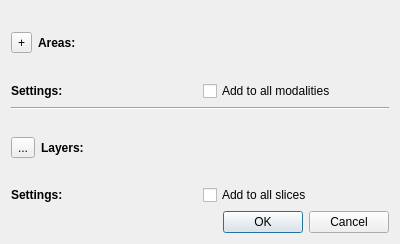
<?xml version="1.0" encoding="UTF-8"?>
<ui version="4.0">
 <class>AnnotationDialog</class>
 <widget class="QDialog" name="AnnotationDialog">
  <property name="geometry">
   <rect>
    <x>0</x>
    <y>0</y>
    <width>400</width>
    <height>244</height>
   </rect>
  </property>
  <property name="windowTitle">
   <string>Dialog</string>
  </property>
  <layout class="QVBoxLayout" name="verticalLayout">
   <item>
    <layout class="QHBoxLayout" name="labelLayoutAreas">
     <item>
      <widget class="QToolButton" name="addAreaTypeButton">
       <property name="text">
        <string>+</string>
       </property>
       <property name="icon">
        <iconset resource="resources.qrc">
         <normaloff>:/icons/icons/baseline-add_circle-24px.svg</normaloff>:/icons/icons/baseline-add_circle-24px.svg</iconset>
       </property>
       <property name="iconSize">
        <size>
         <width>24</width>
         <height>24</height>
        </size>
       </property>
      </widget>
     </item>
     <item>
      <widget class="QLabel" name="areaLabel">
       <property name="font">
        <font>
         <weight>75</weight>
         <bold>true</bold>
        </font>
       </property>
       <property name="text">
        <string>Areas:</string>
       </property>
      </widget>
     </item>
    </layout>
   </item>
   <item>
    <layout class="QVBoxLayout" name="areaLayout"/>
   </item>
   <item>
    <layout class="QHBoxLayout" name="horizontalLayout">
     <item>
      <widget class="QLabel" name="label">
       <property name="font">
        <font>
         <weight>75</weight>
         <bold>true</bold>
        </font>
       </property>
       <property name="text">
        <string>Settings:</string>
       </property>
      </widget>
     </item>
     <item>
      <widget class="QCheckBox" name="modalitiesCheckBox">
       <property name="enabled">
        <bool>true</bool>
       </property>
       <property name="text">
        <string>Add to all modalities</string>
       </property>
       <property name="checkable">
        <bool>true</bool>
       </property>
       <property name="checked">
        <bool>false</bool>
       </property>
       <property name="tristate">
        <bool>false</bool>
       </property>
      </widget>
     </item>
    </layout>
   </item>
   <item>
    <widget class="Line" name="line">
     <property name="orientation">
      <enum>Qt::Horizontal</enum>
     </property>
    </widget>
   </item>
   <item>
    <layout class="QHBoxLayout" name="labelLayoutLayers">
     <item>
      <widget class="QToolButton" name="addLayerTypeButton">
       <property name="text">
        <string>...</string>
       </property>
       <property name="icon">
        <iconset resource="resources.qrc">
         <normaloff>:/icons/icons/baseline-add_circle-24px.svg</normaloff>:/icons/icons/baseline-add_circle-24px.svg</iconset>
       </property>
       <property name="iconSize">
        <size>
         <width>24</width>
         <height>24</height>
        </size>
       </property>
      </widget>
     </item>
     <item>
      <widget class="QLabel" name="layerLabel">
       <property name="font">
        <font>
         <weight>75</weight>
         <bold>true</bold>
        </font>
       </property>
       <property name="text">
        <string>Layers:</string>
       </property>
      </widget>
     </item>
    </layout>
   </item>
   <item>
    <layout class="QVBoxLayout" name="layerLayout"/>
   </item>
   <item>
    <layout class="QHBoxLayout" name="horizontalLayout_2">
     <item>
      <widget class="QLabel" name="label_2">
       <property name="font">
        <font>
         <weight>75</weight>
         <bold>true</bold>
        </font>
       </property>
       <property name="text">
        <string>Settings:</string>
       </property>
      </widget>
     </item>
     <item>
      <widget class="QCheckBox" name="slicesCheckBox">
       <property name="text">
        <string>Add to all slices</string>
       </property>
      </widget>
     </item>
    </layout>
   </item>
   <item>
    <widget class="QDialogButtonBox" name="buttonBox">
     <property name="enabled">
      <bool>true</bool>
     </property>
     <property name="orientation">
      <enum>Qt::Horizontal</enum>
     </property>
     <property name="standardButtons">
      <set>QDialogButtonBox::Cancel|QDialogButtonBox::Ok</set>
     </property>
     <property name="centerButtons">
      <bool>false</bool>
     </property>
    </widget>
   </item>
  </layout>
 </widget>
 <resources>
  <include location="resources.qrc"/>
 </resources>
 <connections>
  <connection>
   <sender>buttonBox</sender>
   <signal>accepted()</signal>
   <receiver>AnnotationDialog</receiver>
   <slot>accept()</slot>
   <hints>
    <hint type="sourcelabel">
     <x>248</x>
     <y>254</y>
    </hint>
    <hint type="destinationlabel">
     <x>157</x>
     <y>274</y>
    </hint>
   </hints>
  </connection>
  <connection>
   <sender>buttonBox</sender>
   <signal>rejected()</signal>
   <receiver>AnnotationDialog</receiver>
   <slot>reject()</slot>
   <hints>
    <hint type="sourcelabel">
     <x>316</x>
     <y>260</y>
    </hint>
    <hint type="destinationlabel">
     <x>286</x>
     <y>274</y>
    </hint>
   </hints>
  </connection>
 </connections>
</ui>
